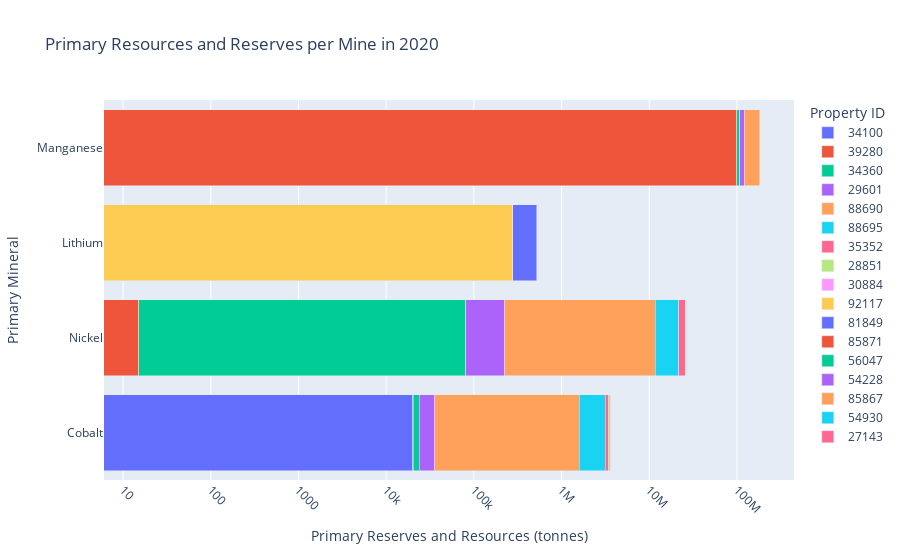

Notebook cell for this chart:
### Code cell
get_breakdown_by_mine(combined, 2020)

### Figure 1 — Plotly figure (JSON) as saved in the notebook; plotly's stock layout.template omitted (floating-point values rounded to 4 significant figures)
{"data": [{"alignmentgroup": "True", "hovertemplate": "Property ID=34100<br>Primary Reserves and Resources=%{x}<br>Primary Mineral=%{y}<extra></extra>", "legendgroup": "34100", "marker": {"color": "#636efa", "pattern": {"shape": ""}}, "name": "34100", "offsetgroup": "34100", "orientation": "h", "showlegend": true, "textposition": "auto", "type": "bar", "x": [20200], "xaxis": "x", "y": ["Cobalt"], "yaxis": "y"}, {"alignmentgroup": "True", "hovertemplate": "Property ID=39280<br>Primary Reserves and Resources=%{x}<br>Primary Mineral=%{y}<extra></extra>", "legendgroup": "39280", "marker": {"color": "#EF553B", "pattern": {"shape": ""}}, "name": "39280", "offsetgroup": "39280", "orientation": "h", "showlegend": true, "textposition": "auto", "type": "bar", "x": [83, 15], "xaxis": "x", "y": ["Cobalt", "Nickel"], "yaxis": "y"}, {"alignmentgroup": "True", "hovertemplate": "Property ID=34360<br>Primary Reserves and Resources=%{x}<br>Primary Mineral=%{y}<extra></extra>", "legendgroup": "34360", "marker": {"color": "#00cc96", "pattern": {"shape": ""}}, "name": "34360", "offsetgroup": "34360", "orientation": "h", "showlegend": true, "textposition": "auto", "type": "bar", "x": [3506, 80331], "xaxis": "x", "y": ["Cobalt", "Nickel"], "yaxis": "y"}, {"alignmentgroup": "True", "hovertemplate": "Property ID=29601<br>Primary Reserves and Resources=%{x}<br>Primary Mineral=%{y}<extra></extra>", "legendgroup": "29601", "marker": {"color": "#ab63fa", "pattern": {"shape": ""}}, "name": "29601", "offsetgroup": "29601", "orientation": "h", "showlegend": true, "textposition": "auto", "type": "bar", "x": [11803, 144378], "xaxis": "x", "y": ["Cobalt", "Nickel"], "yaxis": "y"}, {"alignmentgroup": "True", "hovertemplate": "Property ID=88690<br>Primary Reserves and Resources=%{x}<br>Primary Mineral=%{y}<extra></extra>", "legendgroup": "88690", "marker": {"color": "#FFA15A", "pattern": {"shape": ""}}, "name": "88690", "offsetgroup": "88690", "orientation": "h", "showlegend": true, "textposition": "auto", "type": "bar", "x": [1565400, 11512000], "xaxis": "x", "y": ["Cobalt", "Nickel"], "yaxis": "y"}, {"alignmentgroup": "True", "hovertemplate": "Property ID=88695<br>Primary Reserves and Resources=%{x}<br>Primary Mineral=%{y}<extra></extra>", "legendgroup": "88695", "marker": {"color": "#19d3f3", "pattern": {"shape": ""}}, "name": "88695", "offsetgroup": "88695", "orientation": "h", "showlegend": true, "textposition": "auto", "type": "bar", "x": [1542000, 9954000], "xaxis": "x", "y": ["Cobalt", "Nickel"], "yaxis": "y"}, {"alignmentgroup": "True", "hovertemplate": "Property ID=35352<br>Primary Reserves and Resources=%{x}<br>Primary Mineral=%{y}<extra></extra>", "legendgroup": "35352", "marker": {"color": "#FF6692", "pattern": {"shape": ""}}, "name": "35352", "offsetgroup": "35352", "orientation": "h", "showlegend": true, "textposition": "auto", "type": "bar", "x": [300000, 3879920], "xaxis": "x", "y": ["Cobalt", "Nickel"], "yaxis": "y"}, {"alignmentgroup": "True", "hovertemplate": "Property ID=28851<br>Primary Reserves and Resources=%{x}<br>Primary Mineral=%{y}<extra></extra>", "legendgroup": "28851", "marker": {"color": "#B6E880", "pattern": {"shape": ""}}, "name": "28851", "offsetgroup": "28851", "orientation": "h", "showlegend": true, "textposition": "auto", "type": "bar", "x": [168000, 935000], "xaxis": "x", "y": ["Cobalt", "Nickel"], "yaxis": "y"}, {"alignmentgroup": "True", "hovertemplate": "Property ID=30884<br>Primary Reserves and Resources=%{x}<br>Primary Mineral=%{y}<extra></extra>", "legendgroup": "30884", "marker": {"color": "#FF97FF", "pattern": {"shape": ""}}, "name": "30884", "offsetgroup": "30884", "orientation": "h", "showlegend": true, "textposition": "auto", "type": "bar", "x": [26700], "xaxis": "x", "y": ["Cobalt"], "yaxis": "y"}, {"alignmentgroup": "True", "hovertemplate": "Property ID=92117<br>Primary Reserves and Resources=%{x}<br>Primary Mineral=%{y}<extra></extra>", "legendgroup": "92117", "marker": {"color": "#FECB52", "pattern": {"shape": ""}}, "name": "92117", "offsetgroup": "92117", "orientation": "h", "showlegend": true, "textposition": "auto", "type": "bar", "x": [276900], "xaxis": "x", "y": ["Lithium"], "yaxis": "y"}, {"alignmentgroup": "True", "hovertemplate": "Property ID=81849<br>Primary Reserves and Resources=%{x}<br>Primary Mineral=%{y}<extra></extra>", "legendgroup": "81849", "marker": {"color": "#636efa", "pattern": {"shape": ""}}, "name": "81849", "offsetgroup": "81849", "orientation": "h", "showlegend": true, "textposition": "auto", "type": "bar", "x": [241200], "xaxis": "x", "y": ["Lithium"], "yaxis": "y"}, {"alignmentgroup": "True", "hovertemplate": "Property ID=85871<br>Primary Reserves and Resources=%{x}<br>Primary Mineral=%{y}<extra></extra>", "legendgroup": "85871", "marker": {"color": "#EF553B", "pattern": {"shape": ""}}, "name": "85871", "offsetgroup": "85871", "orientation": "h", "showlegend": true, "textposition": "auto", "type": "bar", "x": [100000000], "xaxis": "x", "y": ["Manganese"], "yaxis": "y"}, {"alignmentgroup": "True", "hovertemplate": "Property ID=56047<br>Primary Reserves and Resources=%{x}<br>Primary Mineral=%{y}<extra></extra>", "legendgroup": "56047", "marker": {"color": "#00cc96", "pattern": {"shape": ""}}, "name": "56047", "offsetgroup": "56047", "orientation": "h", "showlegend": true, "textposition": "auto", "type": "bar", "x": [8200000], "xaxis": "x", "y": ["Manganese"], "yaxis": "y"}, {"alignmentgroup": "True", "hovertemplate": "Property ID=54228<br>Primary Reserves and Resources=%{x}<br>Primary Mineral=%{y}<extra></extra>", "legendgroup": "54228", "marker": {"color": "#ab63fa", "pattern": {"shape": ""}}, "name": "54228", "offsetgroup": "54228", "orientation": "h", "showlegend": true, "textposition": "auto", "type": "bar", "x": [13000000], "xaxis": "x", "y": ["Manganese"], "yaxis": "y"}, {"alignmentgroup": "True", "hovertemplate": "Property ID=85867<br>Primary Reserves and Resources=%{x}<br>Primary Mineral=%{y}<extra></extra>", "legendgroup": "85867", "marker": {"color": "#FFA15A", "pattern": {"shape": ""}}, "name": "85867", "offsetgroup": "85867", "orientation": "h", "showlegend": true, "textposition": "auto", "type": "bar", "x": [59460000], "xaxis": "x", "y": ["Manganese"], "yaxis": "y"}, {"alignmentgroup": "True", "hovertemplate": "Property ID=54930<br>Primary Reserves and Resources=%{x}<br>Primary Mineral=%{y}<extra></extra>", "legendgroup": "54930", "marker": {"color": "#19d3f3", "pattern": {"shape": ""}}, "name": "54930", "offsetgroup": "54930", "orientation": "h", "showlegend": true, "textposition": "auto", "type": "bar", "x": [360000], "xaxis": "x", "y": ["Nickel"], "yaxis": "y"}, {"alignmentgroup": "True", "hovertemplate": "Property ID=27143<br>Primary Reserves and Resources=%{x}<br>Primary Mineral=%{y}<extra></extra>", "legendgroup": "27143", "marker": {"color": "#FF6692", "pattern": {"shape": ""}}, "name": "27143", "offsetgroup": "27143", "orientation": "h", "showlegend": true, "textposition": "auto", "type": "bar", "x": [95000], "xaxis": "x", "y": ["Nickel"], "yaxis": "y"}], "layout": {"autosize": true, "barmode": "stack", "legend": {"title": {"text": "Property ID"}, "tracegroupgap": 0}, "title": {"text": "Primary Resources and Reserves per Mine in 2020"}, "xaxis": {"anchor": "y", "autorange": true, "domain": [0, 1], "range": [0.7827, 8.65], "tickangle": 45, "title": {"text": "Primary Reserves and Resources (tonnes)"}, "type": "log"}, "yaxis": {"anchor": "x", "autorange": true, "domain": [0, 1], "range": [-0.5, 3.5], "title": {"text": "Primary Mineral"}, "type": "category"}}}
